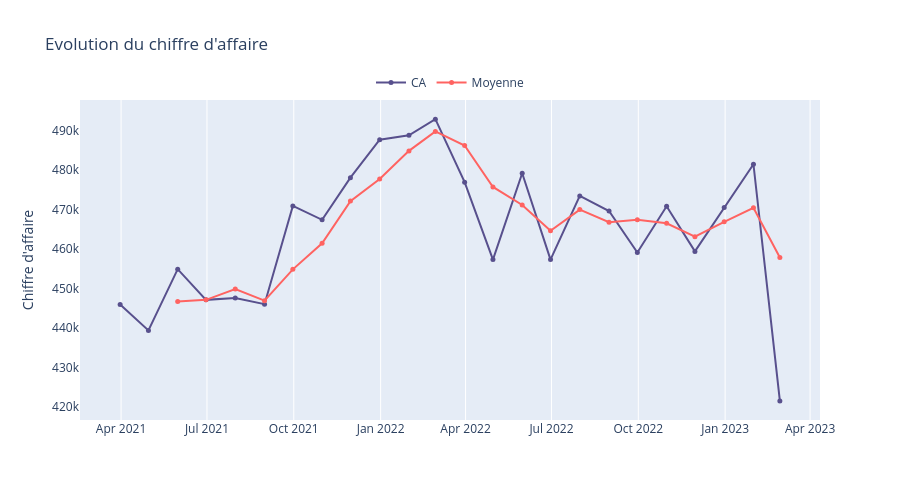

The notebook cell saved with this chart:
### Code cell
fig_ca = go.Figure()

fig_ca.add_trace(go.Scatter(
    x=df_ca.index,
    y=df_ca['ca'],
    name="CA",
    mode='lines+markers',
    marker=dict(size=5),
    line=dict(color="#58508d"),
    hovertemplate="%{y:,.0f} €"
))

fig_ca.add_trace(go.Scatter(
    x=df_ca.index,
    y=df_ca['moy_mobile'],
    name="Moyenne",
    mode='lines+markers',
    marker=dict(size=5),
    line=dict(color='#ff6361'),
    hovertemplate="%{y:,.0f} €"
))

# Habillage
fig_ca.update_layout(
    yaxis=dict(title="Chiffre d'affaire", showgrid=False),
    xaxis=dict(tickformat="%b %Y",),
    legend=dict(orientation='h', y=1.1, x=0.5, xanchor='center'),
    height=500,
    hovermode='x unified',
    hoverlabel=dict(font_size=12),
    separators=". ",
    title="Evolution du chiffre d'affaire"
)

fig_ca.show()
